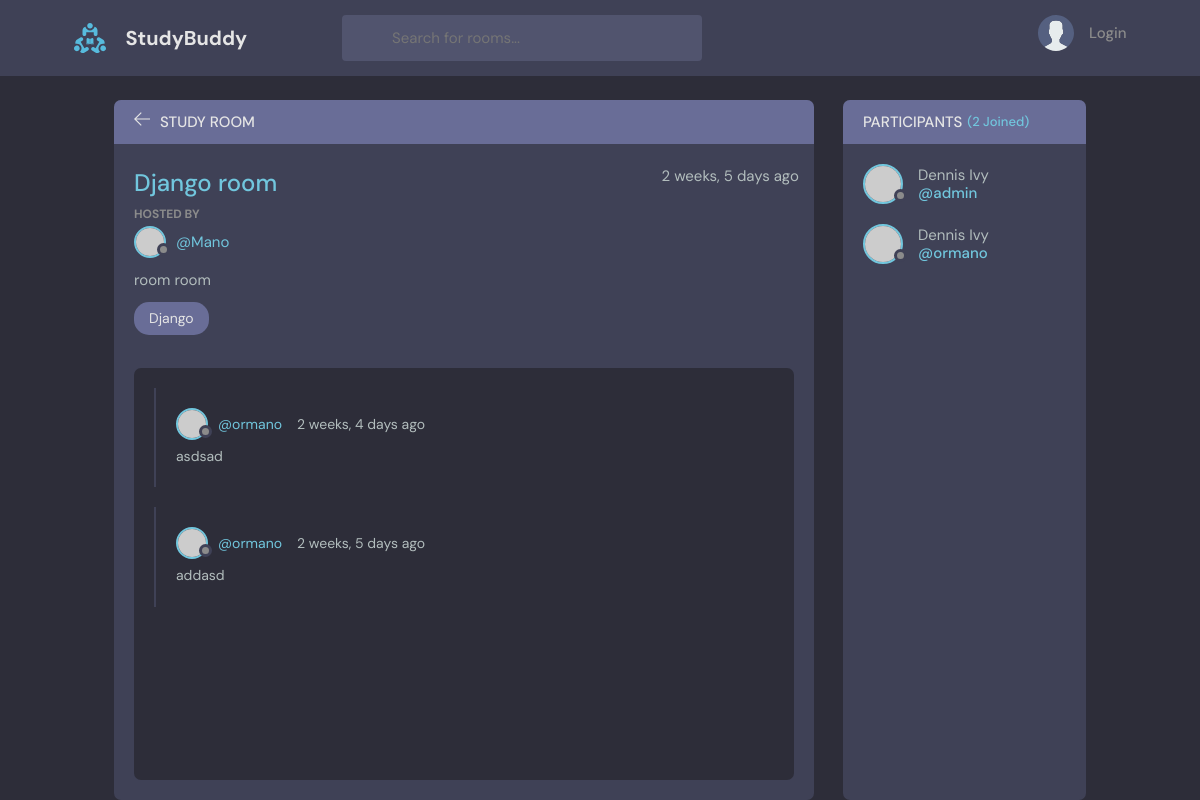
The app's page /room/18/ with its own data.
### core/models.py (models this page shows, shortened)
class Room(models.Model):
    host = models.ForeignKey(User, on_delete=models.SET_NULL, null=True)
    topic = models.ForeignKey(Topic, on_delete=models.SET_NULL, null=True)
    name = models.CharField(max_length=150)
    description = models.TextField(max_length=500, blank=True, null=True)
    participants = models.ManyToManyField(User, related_name='participants', blank=True)
    created = models.DateTimeField(auto_now_add=True)
    updated = models.DateTimeField(auto_now=True)
    class Meta:
        ordering = ['-updated', '-created']

class Topic(models.Model):
    name = models.CharField(max_length=200)
    def __str__(self):
        return self.name

class Message(models.Model):
    user = models.ForeignKey(User, on_delete=models.CASCADE)
    room = models.ForeignKey(Room, on_delete=models.CASCADE)
    body = models.TextField(max_length=500)
    created = models.DateTimeField(auto_now_add=True)
    updated = models.DateTimeField(auto_now=True)
    class Meta:
        ordering = ['-updated', '-created']

### core/views.py (the view, shortened to what this page needs)
# urls.py: path('room/<str:pk>/', views.room, name='room'),
def room(request, pk):
    room_data = Room.objects.get(id=pk)
    room_messages = room_data.message_set.all()
    participants = room_data.participants.all()
    context = {
        'room': room_data,
        'room_messages': room_messages,
        'participants': participants}
    return render(request, 'room.html', context)

### templates/room.html (shortened to what this page needs)
{% extends 'base.html' %}
{% load static %}
{% block content %}
    <main class="profile-page layout layout--2">
        <div class="container">
            <div class="room">
                <div class="room__top">
                    <div class="room__topLeft">
                        <a href="index.html">
                            <svg version="1.1" xmlns="http://www.w3.org/2000/svg" width="32" height="32"
                                 viewBox="0 0 32 32">
                                <title>arrow-left</title>
                                <path
                                        d="M13.723 2.286l-13.723 13.714 13.719 13.714 1.616-1.611-10.96-10.96h27.625v-2.286h-27.625l10.965-10.965-1.616-1.607z"
                                ></path>
                            </svg>
                        </a>
                        <h3>Study Room</h3>
                    </div>
                </div>
                <div class="room__box scroll">
                    <div class="room__header scroll">
                        <div class="room__info">
                            <h3>{{ room.name }}</h3>
                            <span>{{ room.created|timesince }} ago</span>
                        </div>
                        <div class="room__hosted">
                            <p>Hosted By</p>
                            <a href="#" class="room__author">
                                <div class="avatar avatar--small">
                                    <img src="https://randomuser.me/api/portraits/men/37.jpg" alt=""/>
                                </div>
                                <span>@{{ room.host }}</span>
                            </a>
                        </div>
                        <div class="room__details">
                            {{ room.description }}
                        </div>
                        <span class="room__topics">{{ room.topic }}</span>
                    </div>
                    <div class="room__conversation">
                        <div class="threads scroll">
                            {% for message in room_messages %}
                                <div class="thread">
                                    <div class="thread__top">
                                        <div class="thread__author">
                                            <a href="#" class="thread__authorInfo">
                                                <div class="avatar avatar--small">
                                                    <img src="https://randomuser.me/api/portraits/men/37.jpg" alt=""/>
                                                </div>
                                                <span>@{{ message.user }}</span>
                                            </a>
                                            <span class="thread__date">{{ message.created|timesince }} ago</span>
                                        </div>
                                    </div>
                                    <div class="thread__details">
                                        {{ message.body }}
                                    </div>
                                </div>
                            {% endfor %}
                        </div>
                    </div>
                </div>
            </div>
            <div class="participants">
                <h3 class="participants__top">Participants <span>({{ participants.count }} Joined)</span></h3>
                <div class="participants__list scroll">
                    {% for user in participants %}
                        <div>
                            <a href="{% url 'user-profile' user.id %}" class="participant">
                                <div class="avatar avatar--medium">
                                    <img src="https://randomuser.me/api/portraits/men/37.jpg" alt=""/>
                                </div>
                                <p>
                                    Dennis Ivy
                                    <span>@{{ user.username }}</span>
                                </p>
                            </a>
                        </div>
                    {% endfor %}
                </div>
            </div>
        </div>
    </main>
{% endblock content %}

### records on screen
Room: name "Django room", created "2 weeks, 5 days", host "Mano", description "room room", topic "Django"
Message: user "ormano", created "2 weeks, 4 days", body "asdsad"
Message: user "ormano", created "2 weeks, 5 days", body "addasd"

### other values on screen
{{ participants.count }} "2"
{{ user.username }} "admin"
{{ user.username }} "ormano"
